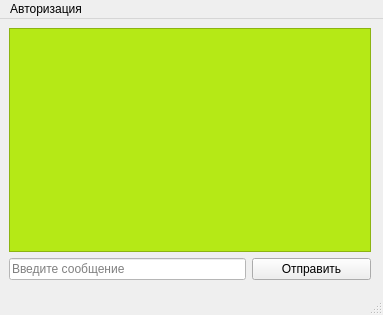
<?xml version="1.0" encoding="UTF-8"?>
<ui version="4.0">
 <class>MainWindow</class>
 <widget class="QMainWindow" name="MainWindow">
  <property name="geometry">
   <rect>
    <x>0</x>
    <y>0</y>
    <width>383</width>
    <height>315</height>
   </rect>
  </property>
  <property name="windowTitle">
   <string>MainWindow</string>
  </property>
  <property name="styleSheet">
   <string notr="true">background-color: rgb(46, 134, 25);
QMenu::sig_in
{
background-color: rgb(48, 178, 40);
}

</string>
  </property>
  <widget class="QWidget" name="centralwidget">
   <widget class="QWidget" name="gridLayoutWidget">
    <property name="geometry">
     <rect>
      <x>9</x>
      <y>9</y>
      <width>362</width>
      <height>252</height>
     </rect>
    </property>
    <layout class="QGridLayout" name="gridLayout">
     <item row="0" column="0" colspan="3">
      <widget class="QTextEdit" name="commonChatBrowser">
       <property name="styleSheet">
        <string notr="true">background-color: rgb(181, 233, 22);

</string>
       </property>
       <property name="readOnly">
        <bool>true</bool>
       </property>
      </widget>
     </item>
     <item row="1" column="2">
      <widget class="QPushButton" name="sendMessage">
       <property name="styleSheet">
        <string notr="true">border-bottom-color: rgb(181, 233, 22);
</string>
       </property>
       <property name="text">
        <string>Отправить</string>
       </property>
      </widget>
     </item>
     <item row="1" column="0" colspan="2">
      <widget class="QLineEdit" name="messageLineEdit">
       <property name="styleSheet">
        <string notr="true">background-color: rgb(255, 255, 255);</string>
       </property>
       <property name="placeholderText">
        <string>Введите сообщение</string>
       </property>
      </widget>
     </item>
    </layout>
   </widget>
  </widget>
  <widget class="QStatusBar" name="statusbar"/>
  <widget class="QMenuBar" name="menubar">
   <property name="geometry">
    <rect>
     <x>0</x>
     <y>0</y>
     <width>383</width>
     <height>21</height>
    </rect>
   </property>
   <widget class="QMenu" name="menu">
    <property name="title">
     <string>Авторизация</string>
    </property>
    <addaction name="sig_in"/>
   </widget>
   <addaction name="menu"/>
  </widget>
  <action name="sig_in">
   <property name="text">
    <string>Ввести имя</string>
   </property>
  </action>
 </widget>
 <resources/>
 <connections/>
</ui>
